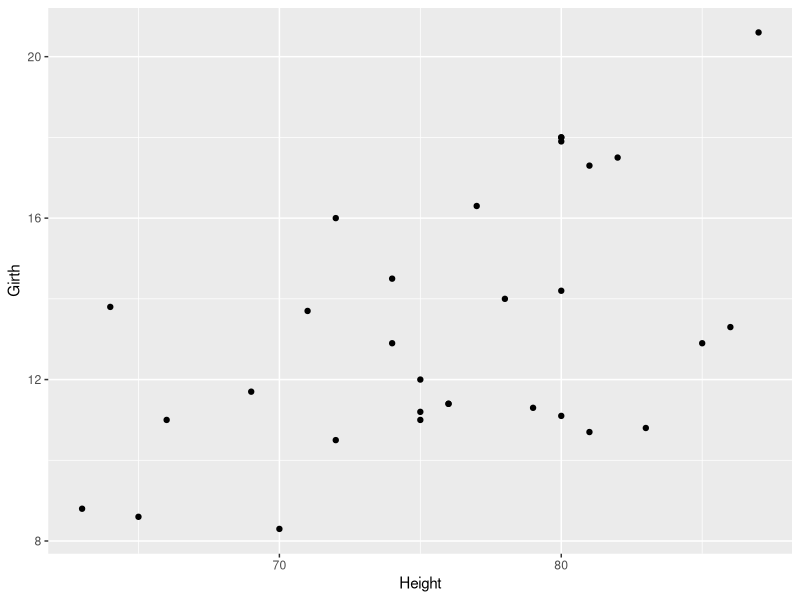
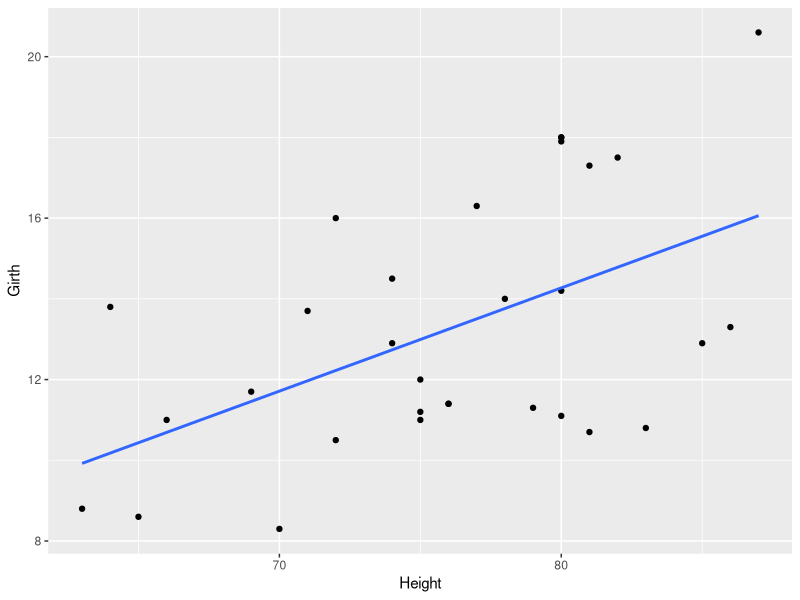
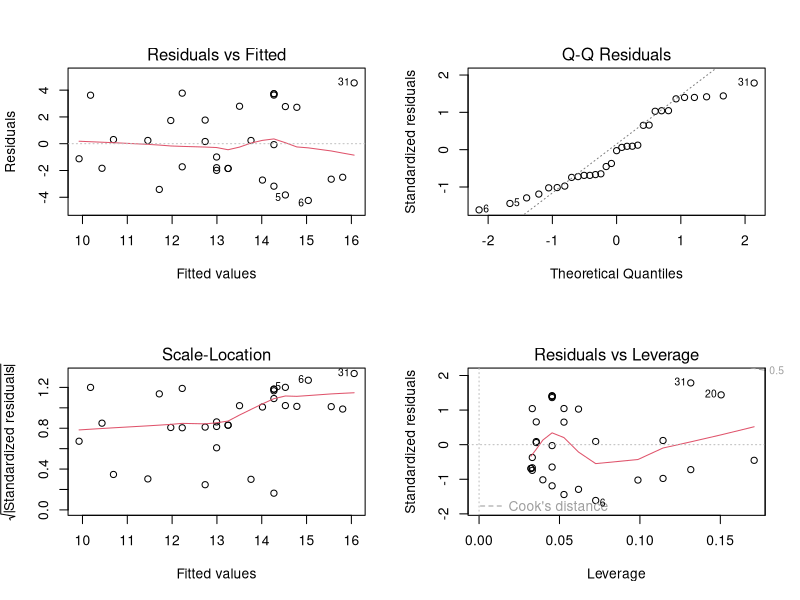
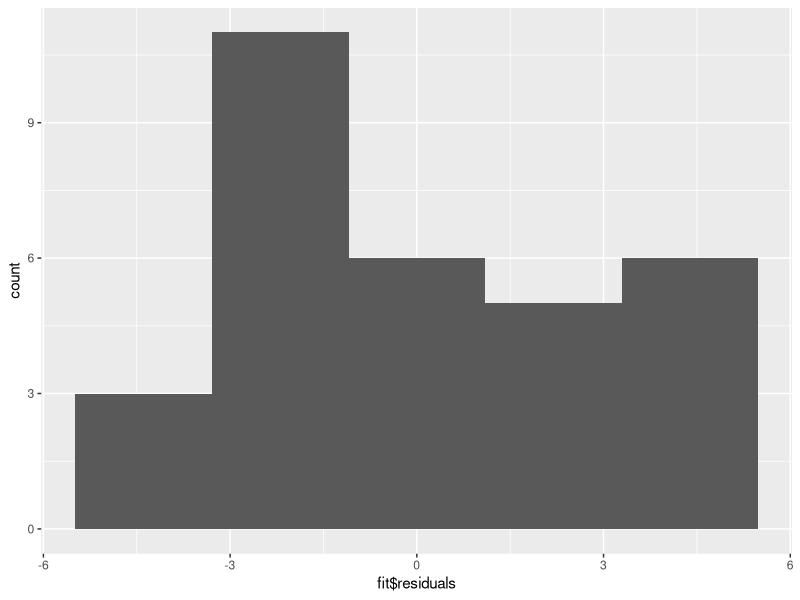

Write R code to recreate these figures, in order.
#' ---
#' title: "Linear Regression"
#' author: "Toheeb"
#' date: "2023-08-30"
#' output: html_document
#' ---
#' 
#' # Linear Regression
#' 
#' ## Association Testing
#' 
#' Now that we’ve discussed what you can learn from an association test, let’s look at an example in R. For this example we’ll use the trees dataset available in R, which includes girth, height, and volume measurements for 31 black cherry trees.
#' 
#' With this dataset, we’ll answer the question: "Can we infer the height of a tree given its girth?"
#' 
#' Presumably, it’s easier to measure a trees girth (width around) than it is to measure its height. Thus, here we want to know whether or not height and girth are associated.In this case, since we’re asking if we can infer height from girth, girth is the independent variable and height is the dependent variable. In other words, we’re asking does height depend on girth?
#' 
#' First, before carrying out the linear regression to test for association and answer this question, we have to be sure linear regression is appropriate. We’ll test for linearity and homoscedasticity.
#' 
#' To do so, we’ll first use ggplot2 to generate a scatterplot of the variables of interest.
## -----------------------------------------------------------------------------------------------
library(magrittr) #contains the pipe operator "%>%" [also contained in the dplyr package]
library(ggplot2)
trees %>%
  ggplot() + 
  geom_point(aes(Height, Girth))

#' 
#' From the looks of this plot, the relationship looks approximately linear, but to visually make this a little easier, we’ll add a line of best first to the plot:
## -----------------------------------------------------------------------------------------------
trees %>% 
  ggplot(aes(Height, Girth)) +
  geom_point() +
  geom_smooth(method = "lm", se = F)

#' 
#' On this graph, the relationship looks approximately linear and the variance (distance from points to the line) is constant across the data. Given this, it’s appropriate to use linear regression for these data.
#' 
#' --------------------------------------------------------------------------------
#' --------------------------------------------------------------------------------
#' --------------------------------------------------------------------------------
#' 
#' ## Fitting the Model
#' Now that that’s established, we can run the linear regression. To do so, we’ll use the lm() function to fit the model. The syntax for this function is lm(dependent_variable ~ independent_variable, data = dataset).
## -----------------------------------------------------------------------------------------------
## run the regression
fit <- lm(Girth ~ Height , data = trees)

#' 
#' --------------------------------------------------------------------------------
#' --------------------------------------------------------------------------------
#' --------------------------------------------------------------------------------
#' 
#' ## Model Diagnostics
#' Above, we discussed a number of assumptions of linear regression. After fitting a model, it’s necessary to check the model to see if the model satisfies the assumptions of linear regression. If the model does not fit the data well (for example, the relationship is nonlinear), then you cannot use and interpret the model.
#' 
#' In order to assess your model, a number of diagnostic plots can be very helpful. Diagnostic plots can be generated using the plot() function with the fitted model as an argument.
## -----------------------------------------------------------------------------------------------
par(mfrow = c(2, 2))
plot(fit)

#' 
#' As shown in the output, four plots are generated: 
#'   
#'   1) **Residuals vs Fitted** - checks linear relationship assumption of linear regression. A linear relationship will demonstrate a horizontal red line here. Deviations from a horizontal line suggest nonlinearity and that a different approach may be necessary. In the current example, we see **a red line that is approximately horizontal, which is what we’re looking for.** Additionally, we’re looking to be sure **there is no clear pattern in the points on the plot - we want them to be random on this plot.** Clustering of a bunch of points together or trends in this plot would indicate that the data do not have a linear relationship.
#'   
#'   2) **Normal Q-Q** - checks whether or not the residuals (the difference between the observed and predicted values) from the model are normally distributed. The best fit models points fall along the dashed line on the plot. Deviation from this line suggests that a different analytical approach may be required. In the current example, **we do not see the points fall perfectly along the dotted line, suggesting that our residuals are not normally distributed.**
#'   
#'   A histogram (or density plot) of the residuals can also be used for this portion of regression diagnostics. Here, we’re looking for a Normal distribution of the residuals.
## -----------------------------------------------------------------------------------------------
library(ggplot2)
ggplot(fit, aes(fit$residuals)) + 
  geom_histogram(bins = 5)


#' 
#' The QQ Plot and the histogram of the residuals will always give the same answer. Here, we see that with our limited sample size, we do not have perfectly Normally distributed residuals; however, the points do not fall wildly far from the dotted line.
#'   
#'   3) **Scale-Location** - checks the homoscedasticity of the model. A horizontal red line with points equally spread out indicates a well-fit model. A non-horizontal line or points that cluster together suggests that your data are not homoscedastic. In the current example, **there’s a suggestion that there is some heteroscedasticity, with points not being equally far from the regression line across the observations.** While not discussed explicitly here in this lesson, we will note that when the data are nonlinear or the variances are not homogeneous (are not homoscedastic), ***transformations*** of the data can often be applied and then linear regression can be used.
#'   
#'   4) **Residuals vs Leverage** - helps to identify outlier or extreme values that may disproportionately affect the model’s results. Their inclusion or exclusion from the analysis may affect the results of the analysis. Note that the top three most extreme values are identified with numbers next to the points in all four plots. Generally speaking, **standardized residuals greater than 3 or less than -3** are to be considered as outliers. Here, we do not see any values in that range (by looking at the y-axis), suggesting that there are **no extreme outliers** driving the results of our analysis.
#' 
#' --------------------------------------------------------------------------------
#' --------------------------------------------------------------------------------
#' --------------------------------------------------------------------------------
#' 
#' ## Interpreting the Model
#' While the relationship in our example appears to be linear; does not indicate being driven by outliers; is approximately homoscedastic; and has residuals that are not perfectly Normally distributed, but fall close to the line in the QQ plot, we can discuss how to interpret the results of the model.
## -----------------------------------------------------------------------------------------------
## take a look at the output
summary(fit)

#' 
#' The summary() function summarizes the model as well as the output of the model. We can see the values we’re interested in in this summary, including the beta estimate, the standard error (SE), and the p-value.
#' 
#' Specifically, from the beta estimate, which is positive, we confirm that the relationship is positive (which we could also tell from the scatterplot). We can also interpret this beta estimate explicitly.
#' 
#' The beta estimate (also known as the beta coefficient or coefficient in the Estimate column) is the amount the dependent variable will change given a one unit increase in the independent variable. In the case of the trees, a beta estimate of 0.256, says that for every inch a tree’s girth increases, its height will increase by 0.256 inches. Thus, we not only know that there’s a positive relationship between the two variables, but we know by precisely how much one variable will change given a single unit increase in the other variable. Note that we’re looking at the second row in the output here, where the row label is “Height”. This row quantifies the relationship between our two variables. The first row quantifies the intercept, or where the line crosses the y-axis.
#' 
#' The standard error and p-value are also included in this output. Error is typically something we want to minimize (in life and statistical analyses), so the smaller the error, the more confident we are in the association between these two variables.
#' 
#' The beta estimate and the standard error are then both considered in the calculation of the p-value (found in the column Pr[>|t|]). The smaller this value is, the more confident we are that this relationship is not due to random chance alone.
#' 
#' --------------------------------------------------------------------------------
#' --------------------------------------------------------------------------------
#' --------------------------------------------------------------------------------
#' 
#' ## Variance Explained
#' Additionally, the strength of this relationship is summarized using the adjusted R-squared metric. This metric explains how much of the variance this regression line explains. The more variance explained, the closer this value is to 1. And, the closer this value is to 1, the closer the points in your dataset fall to the line of best fit. The further they are from the line, the closer this value will be to zero.
#' 
#' As we saw in the scatterplot, the data are not right up against the regression line, so a value of 0.2445 seems reasonable, suggesting that this model (this regression line) explains 24.45% of the variance in the data.
#' 
#' --------------------------------------------------------------------------------
#' --------------------------------------------------------------------------------
#' --------------------------------------------------------------------------------
#' 
#' ## Using broom()
#' Finally, while the summary() output are visually helpful, if you want to get any of the numbers out from that model, it’s not always straightforward. Thankfully, there is a package to help you with that! The tidy() function from the broom package helps take the summary output from a statistical model and organize it into a tabular output.
## -----------------------------------------------------------------------------------------------
#install.packages("broom")
library(broom)
tidy(fit)

#' Note that the values haven’t changed. They’re just organized into an easy-to-use table. It’s helpful to keep in mind that this function and package exist as you work with statistical models.
#' 
#' Finally, it’s important to always keep in mind that the interpretation of your inferential data analysis is incredibly important. When you use linear regression to test for association, you’re looking at the relationship between the two variables. While girth can be used to infer a tree’s height, this is just a correlation. It does not mean that an increase in girth causes the tree to grow more. Associations are correlations. They are not causal.
#' 
#' For now, however, in response to our question, can we infer a black cherry tree’s height from its girth, the answer is yes. We would expect, on average, a tree’s height to increase 0.255 inches for every one inch increase in girth.
#' 
#' --------------------------------------------------------------------------------
#' --------------------------------------------------------------------------------
#' --------------------------------------------------------------------------------
#' 
#' 
#' 
#' 
#' 
#' 
#' 
#' 
#' 
#' 
